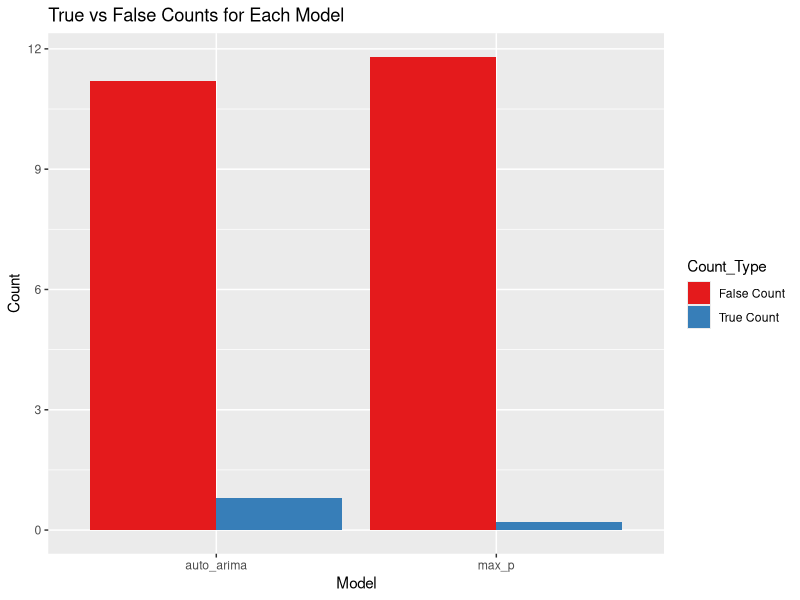
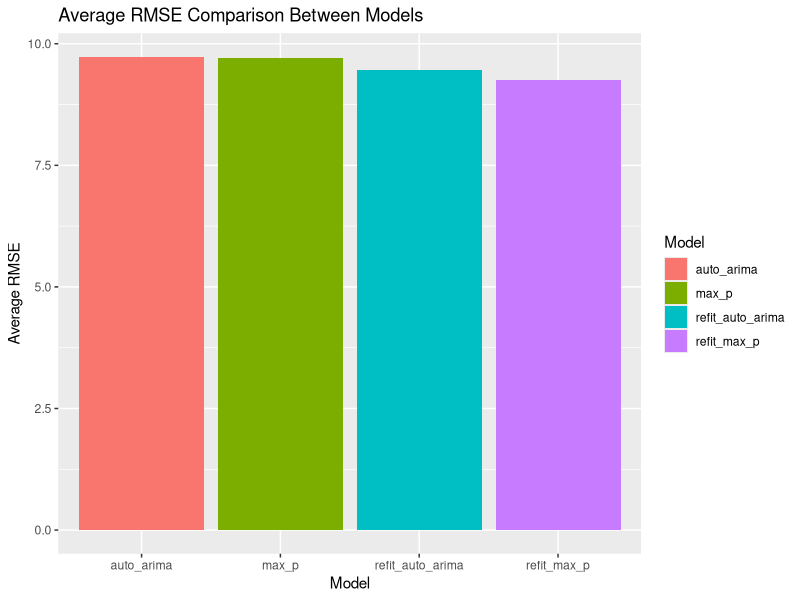
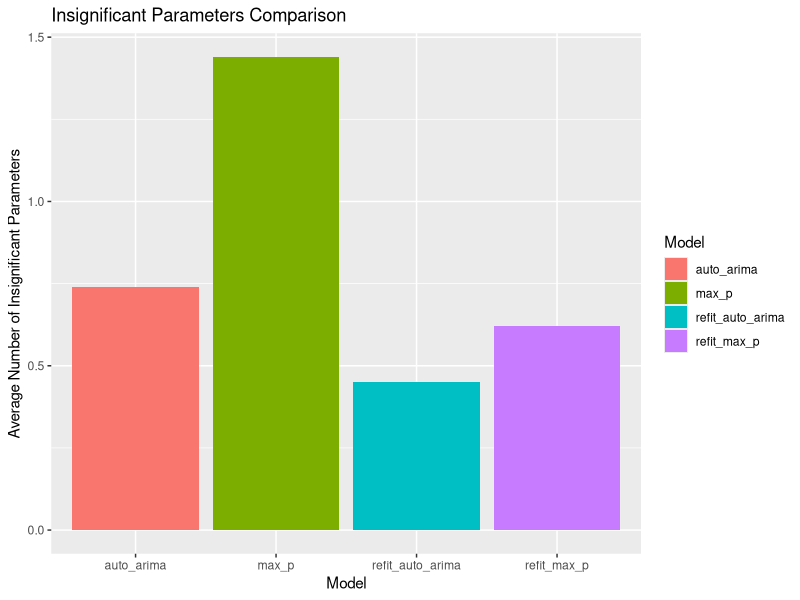
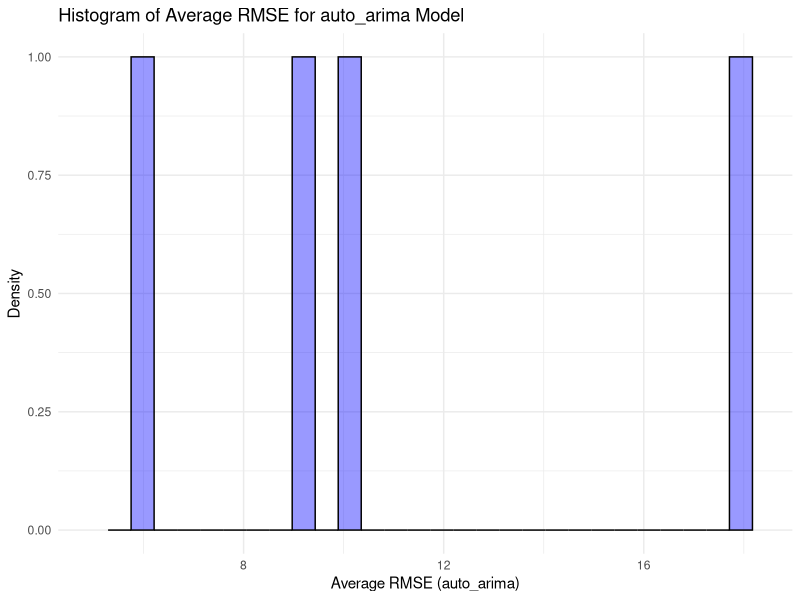
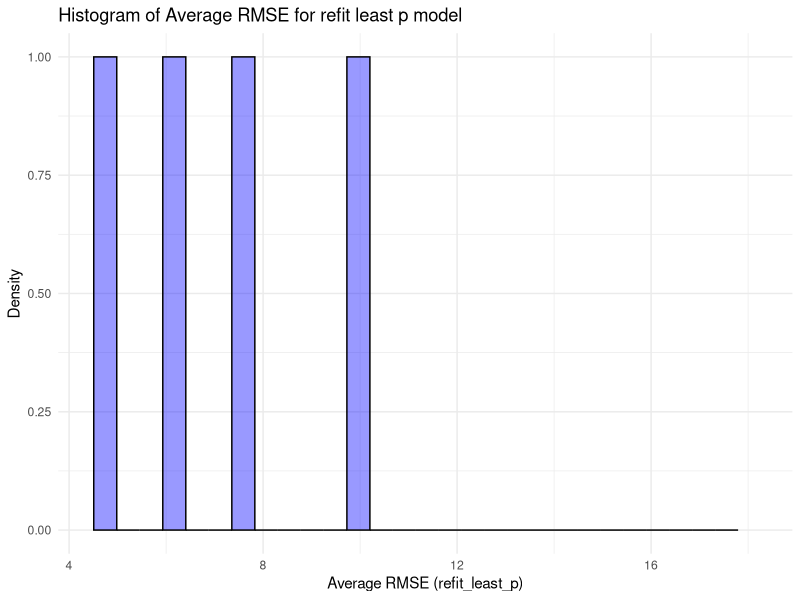
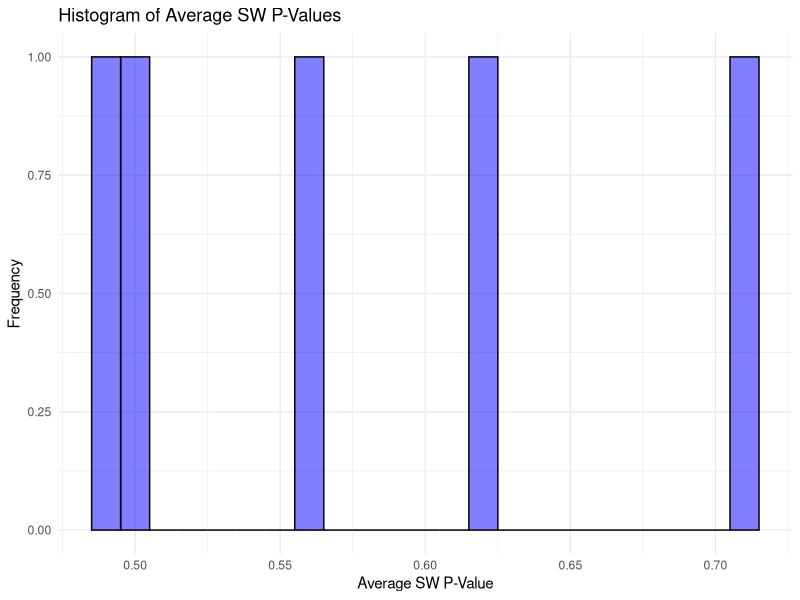
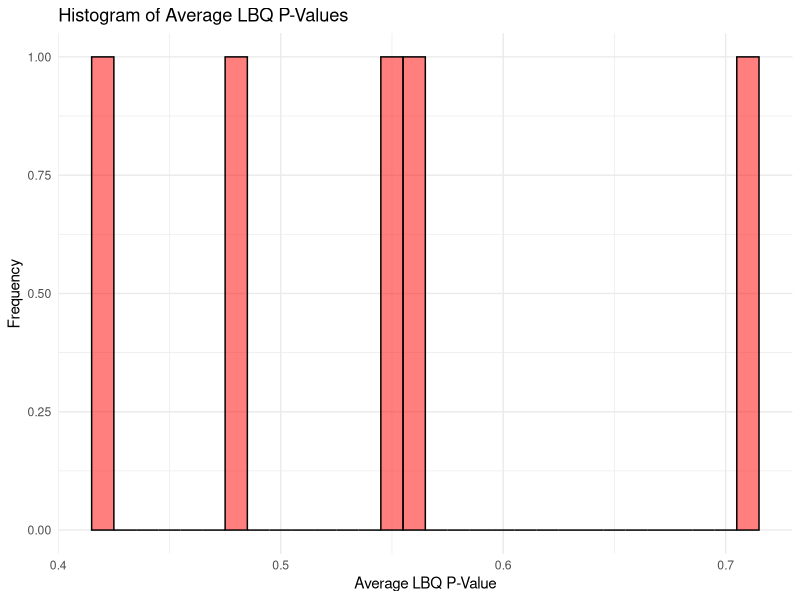
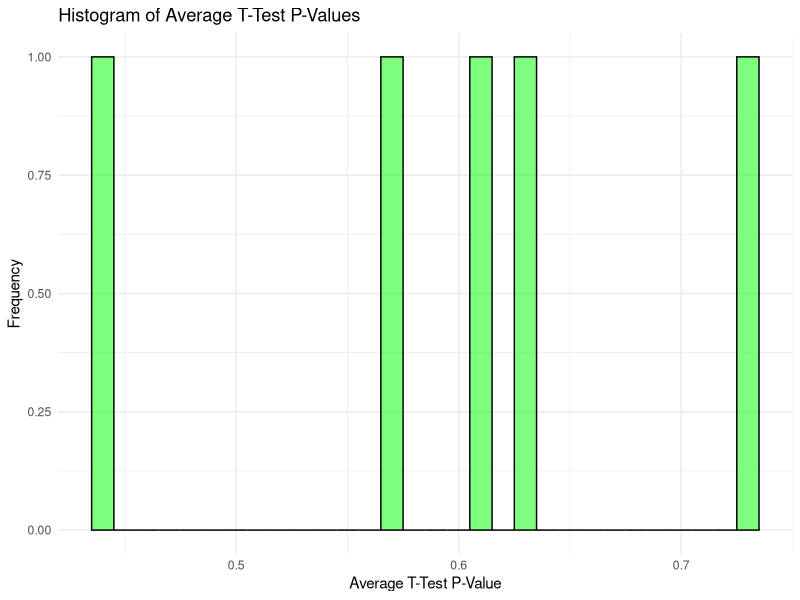

Source code (R) for these figures, in order:
library(dplyr)
library(ggplot2)
rm(list = ls())

data <- read.csv("Week 1+/output_5_non_zero_d.csv")
# Convert columns to numeric
data$auto_arima_true_count <- as.numeric(as.character(data$auto_arima_true_count))
data$auto_arima_false_count <- as.numeric(as.character(data$auto_arima_false_count))

data$least_p_true_count <- as.numeric(as.character(data$least_p_true_count))
data$least_p_false_count <- as.numeric(as.character(data$least_p_false_count))


data$refit_avg_rmse_least_p_model <- as.numeric(as.character(data$refit_avg_rmse_least_p_model))
data$avg_rmse_least_p_model_values <- as.numeric(as.character(data$avg_rmse_least_p_model_values))

data$refit_avg_rmse_auto_arima <- as.numeric(as.character(data$refit_avg_rmse_auto_arima))
data$avg_rmse_auto_arima_model <- as.numeric(as.character(data$avg_rmse_auto_arima_model))

data$refit_avg_insig_params_least_p_model <- as.numeric(as.character(data$refit_avg_insig_params_least_p_model))
# print(paste("refit_avg_insig_params_least_p_model", data$refit_avg_insig_params_least_p_model))
avg_refit_insig_params_least_p_model <- mean(data$refit_avg_insig_params_least_p_model, na.rm = TRUE)
# print(paste("avg_refit_insig_params_least_p_model", avg_refit_insig_params_least_p_model))
data$avg_insig_params_least_p_model <- as.numeric(as.character(data$avg_insig_params_least_p_model))

data$refit_avg_insig_params_auto_arima_model <- as.numeric(as.character(data$refit_avg_insig_params_auto_arima_model))
# print(paste("refit_avg_insig_params_auto_arima_model", data$refit_avg_insig_params_auto_arima_model))
data$avg_insig_params_auto_arima_model <- as.numeric(as.character(data$avg_insig_params_auto_arima_model))

data$avg_sw_p_value <- as.numeric(as.character(data$avg_sw_p_value))
data$avg_lbq_p_value <- as.numeric(as.character(data$avg_lbq_p_value))
data$avg_t_test_p_value <- as.numeric(as.character(data$avg_t_test_p_value))
data$avg_validation_score <- as.numeric(as.character(data$avg_validation_score))


# summary(data)
true_false_counts <- data.frame(
  Model = c("auto_arima", "max_p"),
  True_Count = c(mean(data$auto_arima_true_count), mean(data$least_p_true_count)),
  False_Count = c(mean(data$auto_arima_false_count), mean(data$least_p_false_count))
)

print(true_false_counts)
# Average True Counts for each model
avg_true_auto_arima <- mean(data$auto_arima_true_count, na.rm = TRUE)
avg_true_least_p <- mean(data$least_p_true_count, na.rm = TRUE)

# Average False Counts for each model
avg_false_auto_arima <- mean(data$auto_arima_false_count, na.rm = TRUE)
avg_false_least_p <- mean(data$least_p_false_count, na.rm = TRUE)

# Average RMSE for each model
avg_rmse_auto_arima <- mean(data$avg_rmse_auto_arima_model, na.rm = TRUE)
avg_rmse_least_p <- mean(data$avg_rmse_least_p_model_values, na.rm = TRUE)

refit_avg_rmse_auto_arima <- mean(data$refit_avg_rmse_auto_arima, na.rm = TRUE)
refit_avg_rmse_least_p <- mean(data$refit_avg_rmse_least_p_model, na.rm = TRUE)

# Average Number of Insignificant Parameters for each model
avg_insig_params_auto_arima <- mean(data$avg_insig_params_auto_arima_model, na.rm = TRUE)
avg_insig_params_least_p <- mean(data$avg_insig_params_least_p_model, na.rm = TRUE)

refit_avg_insig_params_auto_arima <- mean(data$refit_avg_insig_params_auto_arima_model, na.rm = TRUE)
refit_avg_insig_params_least_p <- mean(data$refit_avg_insig_params_least_p_model , na.rm = TRUE)

counts_df <- data.frame(
  Model = rep(c("auto_arima", "max_p"), each = 2),
  Count_Type = rep(c("True Count", "False Count"), 2),
  Count = c(avg_true_auto_arima, avg_false_auto_arima, avg_true_least_p, avg_false_least_p)
)

ggplot(counts_df, aes(x = Model, y = Count, fill = Count_Type)) +
  geom_bar(stat = "identity", position = position_dodge()) +
  labs(x = "Model", y = "Count", title = "True vs False Counts for Each Model") +
  scale_fill_brewer(palette = "Set1")


# Prepare data for plotting
rmse_df <- data.frame(
  Model = c("auto_arima", "max_p", 'refit_auto_arima', 'refit_max_p'),
  Avg_RMSE = c(avg_rmse_auto_arima, avg_rmse_least_p, refit_avg_rmse_auto_arima, refit_avg_rmse_least_p)
)
print(rmse_df)
# Plot
ggplot(rmse_df, aes(x = Model, y = Avg_RMSE, fill = Model)) +
  geom_bar(stat = "identity", position = position_dodge()) +
  labs(x = "Model", y = "Average RMSE", title = "Average RMSE Comparison Between Models")


# Prepare data for plotting
insig_params_df <- data.frame(
  Model = c("auto_arima", "max_p", "refit_auto_arima", "refit_max_p"),
  Avg_Insignificant_Params = c(avg_insig_params_auto_arima, avg_insig_params_least_p, refit_avg_insig_params_auto_arima, refit_avg_insig_params_least_p)
)
print(insig_params_df)

# Plot
ggplot(insig_params_df, aes(x = Model, y = Avg_Insignificant_Params, fill = Model)) +
  geom_bar(stat = "identity", position = position_dodge()) +
  labs(x = "Model", y = "Average Number of Insignificant Parameters", title = "Insignificant Parameters Comparison")


# histogram plot
# Histogram for avg_rmse_auto_arima_model
	ggplot(data, aes(x = avg_rmse_auto_arima_model)) +
  geom_histogram(fill = "blue", color = "black", alpha = 0.4) +
  labs(x = "Average RMSE (auto_arima)", y = "Density", title = "Histogram of Average RMSE for auto_arima Model") +
  xlim(min(data$avg_rmse_auto_arima_model)-0.2, max(data$avg_rmse_auto_arima_model)+0.2) +
  theme_minimal() +
  theme(legend.position = "none")

ggplot(data, aes(x = refit_avg_rmse_least_p_model)) +
  geom_histogram(fill = "blue", color = "black", alpha = 0.4) +
  labs(x = "Average RMSE (refit_least_p)", y = "Density", title = "Histogram of Average RMSE for refit least p model") +
  xlim(min(data$refit_avg_rmse_least_p_model)-0.2, max(data$refit_avg_rmse_least_p_model)+0.2) +
  theme_minimal() +
  theme(legend.position = "none")

# Histograms for p-values
ggplot(data, aes(x = avg_sw_p_value)) +
  geom_histogram(binwidth = 0.01, fill = "blue", color = "black", alpha = 0.5) +
  labs(x = "Average SW P-Value", y = "Frequency", title = "Histogram of Average SW P-Values") +
  theme_minimal()

ggplot(data, aes(x = avg_lbq_p_value)) +
  geom_histogram(binwidth = 0.01, fill = "red", color = "black", alpha = 0.5) +
  labs(x = "Average LBQ P-Value", y = "Frequency", title = "Histogram of Average LBQ P-Values") +
  theme_minimal()

ggplot(data, aes(x = avg_t_test_p_value)) +
  geom_histogram(binwidth = 0.01, fill = "green", color = "black", alpha = 0.5) +
  labs(x = "Average T-Test P-Value", y = "Frequency", title = "Histogram of Average T-Test P-Values") +
  theme_minimal()

# Bar plot for average validation score
data$avg_validation_score_percent <- data$avg_validation_score * 100
# print(data$avg_validation_score)
# ggplot(data, aes(x = as.factor(row.names(data)), y = avg_validation_score_percent)) +
#   geom_bar(stat = "identity", fill = "purple") +
#   labs(x = "Test number", y = "Average % of validadted models (%)", title = "Average number of validated models as a Percentage for Each Test") +
#   theme_minimal() +
#   theme(axis.text.x = element_text(angle = 90, vjust = 0.5, hjust=1))

data$mean_avg_validation_score <- mean(data$avg_validation_score, na.rm = TRUE)
ggplot(data, aes(x = as.factor(row.names(data)), y = avg_validation_score_percent)) +
  geom_bar(stat = "identity", fill = "purple") +
  geom_hline(yintercept = data$mean_avg_validation_score * 100, color = "red", linetype = "dashed") +
  labs(x = "Test number", y = "Average % of validadted models (%)", title = "Average number of validated models as a Percentage for Each Test") +
  theme_minimal() +
  theme(axis.text.x = element_text(angle = 90, vjust = 0.5, hjust=1))

# Calculate IQR
# Q1 <- quantile(data$refit_avg_rmse_least_p_model, 0.25)
# Q3 <- quantile(data$refit_avg_rmse_least_p_model, 0.75)
# IQR <- Q3 - Q1
#
# # Define bounds
# lower_bound <- Q1 - 1.5 * IQR
# upper_bound <- Q3 + 1.5 * IQR
#
# # Extract outliers
# outliers <- data$refit_avg_rmse_least_p_model[data$refit_avg_rmse_least_p_model < lower_bound | data$refit_avg_rmse_least_p_model > upper_bound]
#
# # Print outliers
# outliers
#
# # Calculate IQR for avg_rmse_auto_arima_model
# Q1_auto_arima <- quantile(data$avg_rmse_auto_arima_model, 0.25)
# Q3_auto_arima <- quantile(data$avg_rmse_auto_arima_model, 0.75)
# IQR_auto_arima <- Q3_auto_arima - Q1_auto_arima
#
# # Define bounds for outliers
# lower_bound_auto_arima <- Q1_auto_arima - 1.5 * IQR_auto_arima
# upper_bound_auto_arima <- Q3_auto_arima + 1.5 * IQR_auto_arima
#
# # Extract outliers for avg_rmse_auto_arima_model
# outliers_auto_arima <- data$avg_rmse_auto_arima_model[data$avg_rmse_auto_arima_model < lower_bound_auto_arima | data$avg_rmse_auto_arima_model > upper_bound_auto_arima]
#
# # Print outliers for avg_rmse_auto_arima_model
# outliers_auto_arima

#
# ggplot(data) +
#   geom_histogram(aes(x = avg_rmse_auto_arima_model), binwidth = 0.05, fill = "blue", alpha = 0.5) +
#   geom_histogram(aes(x = avg_rmse_least_p_model_values), binwidth = 0.05, fill = "red", alpha = 0.5) +
#   labs(x = "Average Number of Insignificant Parameters", y = "Frequency",
#        title = "Overlay of Histograms for avg_rmse_least_p and avg_rmse_auto_arima_model") +
#   theme_minimal()




# Histogram for the average number of insignificant parameters
# ggplot(data, aes(x = avg_insig_params_auto_arima_model)) +
#   geom_histogram(binwidth = 0.1, fill = "blue", color = "black") +
#   labs(x = "Average Number of Insignificant Parameters for auto arima", y = "Frequency",
#        title = "Distribution of Average Number of Insignificant Parameters") +
#   theme_minimal()


# Histogram for the average number of insignificant parameters
# ggplot(data, aes(x = avg_insig_params_least_p_model)) +
#   geom_histogram(binwidth = 0.07, fill = "blue", color = "black") +
#   labs(x = "Average Number of Insignificant Parameters for least p", y = "Frequency",
#        title = "Distribution of Average Number of Insignificant Parameters") +
#   theme_minimal()
#
# ggplot(data) +
#   geom_histogram(aes(x = avg_insig_params_least_p_model), binwidth = 0.095, fill = "blue", alpha = 0.5) +
#   geom_histogram(aes(x = avg_insig_params_auto_arima_model), binwidth = 0.095, fill = "red", alpha = 0.5) +
#   labs(x = "Average Number of Insignificant Parameters ", y = "Frequency",
#        title = "Overlay of Histograms for avg_insig_params_least_p_model and avg_insig_params_auto_arima_model") +
#   theme_minimal()
